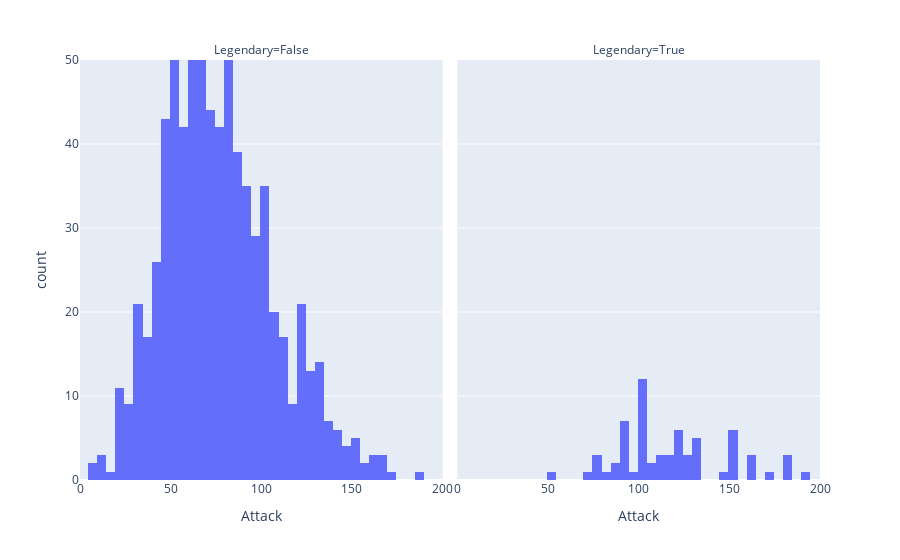

This figure's notebook cell:
### Code cell
import plotly.express as px
fig = px.histogram(df_pokemon,x='Attack', facet_col='Legendary', range_x=[0, 200], range_y=[0, 50])
fig.show()

### Figure 1 — Plotly figure (JSON) as saved in the notebook; plotly's stock layout.template omitted (floating-point values rounded to 4 significant figures; data arrays with more than 128 entries replaced by an {"elided": "..."} marker saying what was removed)
{"data": [{"bingroup": "x", "hovertemplate": "Legendary=False<br>Attack=%{x}<br>count=%{y}<extra></extra>", "legendgroup": "", "marker": {"color": "#636efa", "pattern": {"shape": ""}}, "name": "", "orientation": "v", "showlegend": false, "type": "histogram", "x": {"elided": "735 int values"}, "xaxis": "x", "yaxis": "y"}, {"bingroup": "x", "hovertemplate": "Legendary=True<br>Attack=%{x}<br>count=%{y}<extra></extra>", "legendgroup": "", "marker": {"color": "#636efa", "pattern": {"shape": ""}}, "name": "", "orientation": "v", "showlegend": false, "type": "histogram", "x": [85, 90, 100, 110, 190, 150, 85, 115, 75, 90, 130, 100, 50, 75, 80, 100, 90, 130, 100, 150, 150, 180, 150, 180, 100, 150, 180, 70, 95, 75, 105, 125, 120, 120, 90, 160, 100, 120, 90, 100, 103, 120, 100, 90, 129, 90, 115, 100, 115, 105, 120, 150, 125, 145, 130, 170, 120, 131, 131, 100, 100, 160, 110, 160, 110], "xaxis": "x2", "yaxis": "y2"}], "layout": {"annotations": [{"font": {}, "showarrow": false, "text": "Legendary=False", "x": 0.245, "xanchor": "center", "xref": "paper", "y": 1, "yanchor": "bottom", "yref": "paper"}, {"font": {}, "showarrow": false, "text": "Legendary=True", "x": 0.755, "xanchor": "center", "xref": "paper", "y": 1, "yanchor": "bottom", "yref": "paper"}], "barmode": "relative", "legend": {"tracegroupgap": 0}, "margin": {"t": 60}, "xaxis": {"anchor": "y", "domain": [0, 0.49], "range": [0, 200], "title": {"text": "Attack"}}, "xaxis2": {"anchor": "y2", "domain": [0.51, 1], "matches": "x", "range": [0, 200], "title": {"text": "Attack"}}, "yaxis": {"anchor": "x", "domain": [0, 1], "range": [0, 50], "title": {"text": "count"}}, "yaxis2": {"anchor": "x2", "domain": [0, 1], "matches": "y", "showticklabels": false}}}
